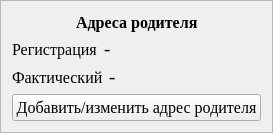
        <widget class="QFrame" name="frame_8">
         <property name="frameShape">
          <enum>QFrame::StyledPanel</enum>
         </property>
         <property name="frameShadow">
          <enum>QFrame::Raised</enum>
         </property>
         <layout class="QVBoxLayout" name="verticalLayout_9">
          <item>
           <layout class="QHBoxLayout" name="horizontalLayout_23">
            <item>
             <spacer name="horizontalSpacer_15">
              <property name="orientation">
               <enum>Qt::Horizontal</enum>
              </property>
              <property name="sizeHint" stdset="0">
               <size>
                <width>40</width>
                <height>20</height>
               </size>
              </property>
             </spacer>
            </item>
            <item>
             <widget class="QLabel" name="label_27">
              <property name="font">
               <font>
                <family>Times New Roman</family>
                <pointsize>12</pointsize>
                <bold>true</bold>
               </font>
              </property>
              <property name="text">
               <string>Адреса родителя</string>
              </property>
             </widget>
            </item>
            <item>
             <spacer name="horizontalSpacer_16">
              <property name="orientation">
               <enum>Qt::Horizontal</enum>
              </property>
              <property name="sizeHint" stdset="0">
               <size>
                <width>40</width>
                <height>20</height>
               </size>
              </property>
             </spacer>
            </item>
           </layout>
          </item>
          <item>
           <layout class="QHBoxLayout" name="horizontalLayout_24" stretch="1,3">
            <item>
             <widget class="QLabel" name="label_28">
              <property name="font">
               <font>
                <family>Times New Roman</family>
                <pointsize>12</pointsize>
                <bold>false</bold>
               </font>
              </property>
              <property name="text">
               <string>Регистрация</string>
              </property>
             </widget>
            </item>
            <item>
             <widget class="QLabel" name="label_ParentRegAddress">
              <property name="font">
               <font>
                <family>Times New Roman</family>
                <pointsize>14</pointsize>
                <bold>false</bold>
               </font>
              </property>
              <property name="text">
               <string>-</string>
              </property>
             </widget>
            </item>
           </layout>
          </item>
          <item>
           <layout class="QHBoxLayout" name="horizontalLayout_25" stretch="1,3">
            <item>
             <widget class="QLabel" name="label_29">
              <property name="font">
               <font>
                <family>Times New Roman</family>
                <pointsize>12</pointsize>
                <bold>false</bold>
               </font>
              </property>
              <property name="text">
               <string>Фактический</string>
              </property>
             </widget>
            </item>
            <item>
             <widget class="QLabel" name="label_ParentFactAddress">
              <property name="font">
               <font>
                <family>Times New Roman</family>
                <pointsize>14</pointsize>
                <bold>false</bold>
               </font>
              </property>
              <property name="text">
               <string>-</string>
              </property>
             </widget>
            </item>
           </layout>
          </item>
          <item>
           <widget class="QPushButton" name="pushButton_AddParentAddresses">
            <property name="font">
             <font>
              <family>Times New Roman</family>
              <pointsize>12</pointsize>
              <bold>false</bold>
             </font>
            </property>
            <property name="text">
             <string>Добавить/изменить адрес родителя</string>
            </property>
           </widget>
          </item>
         </layout>
        </widget>
